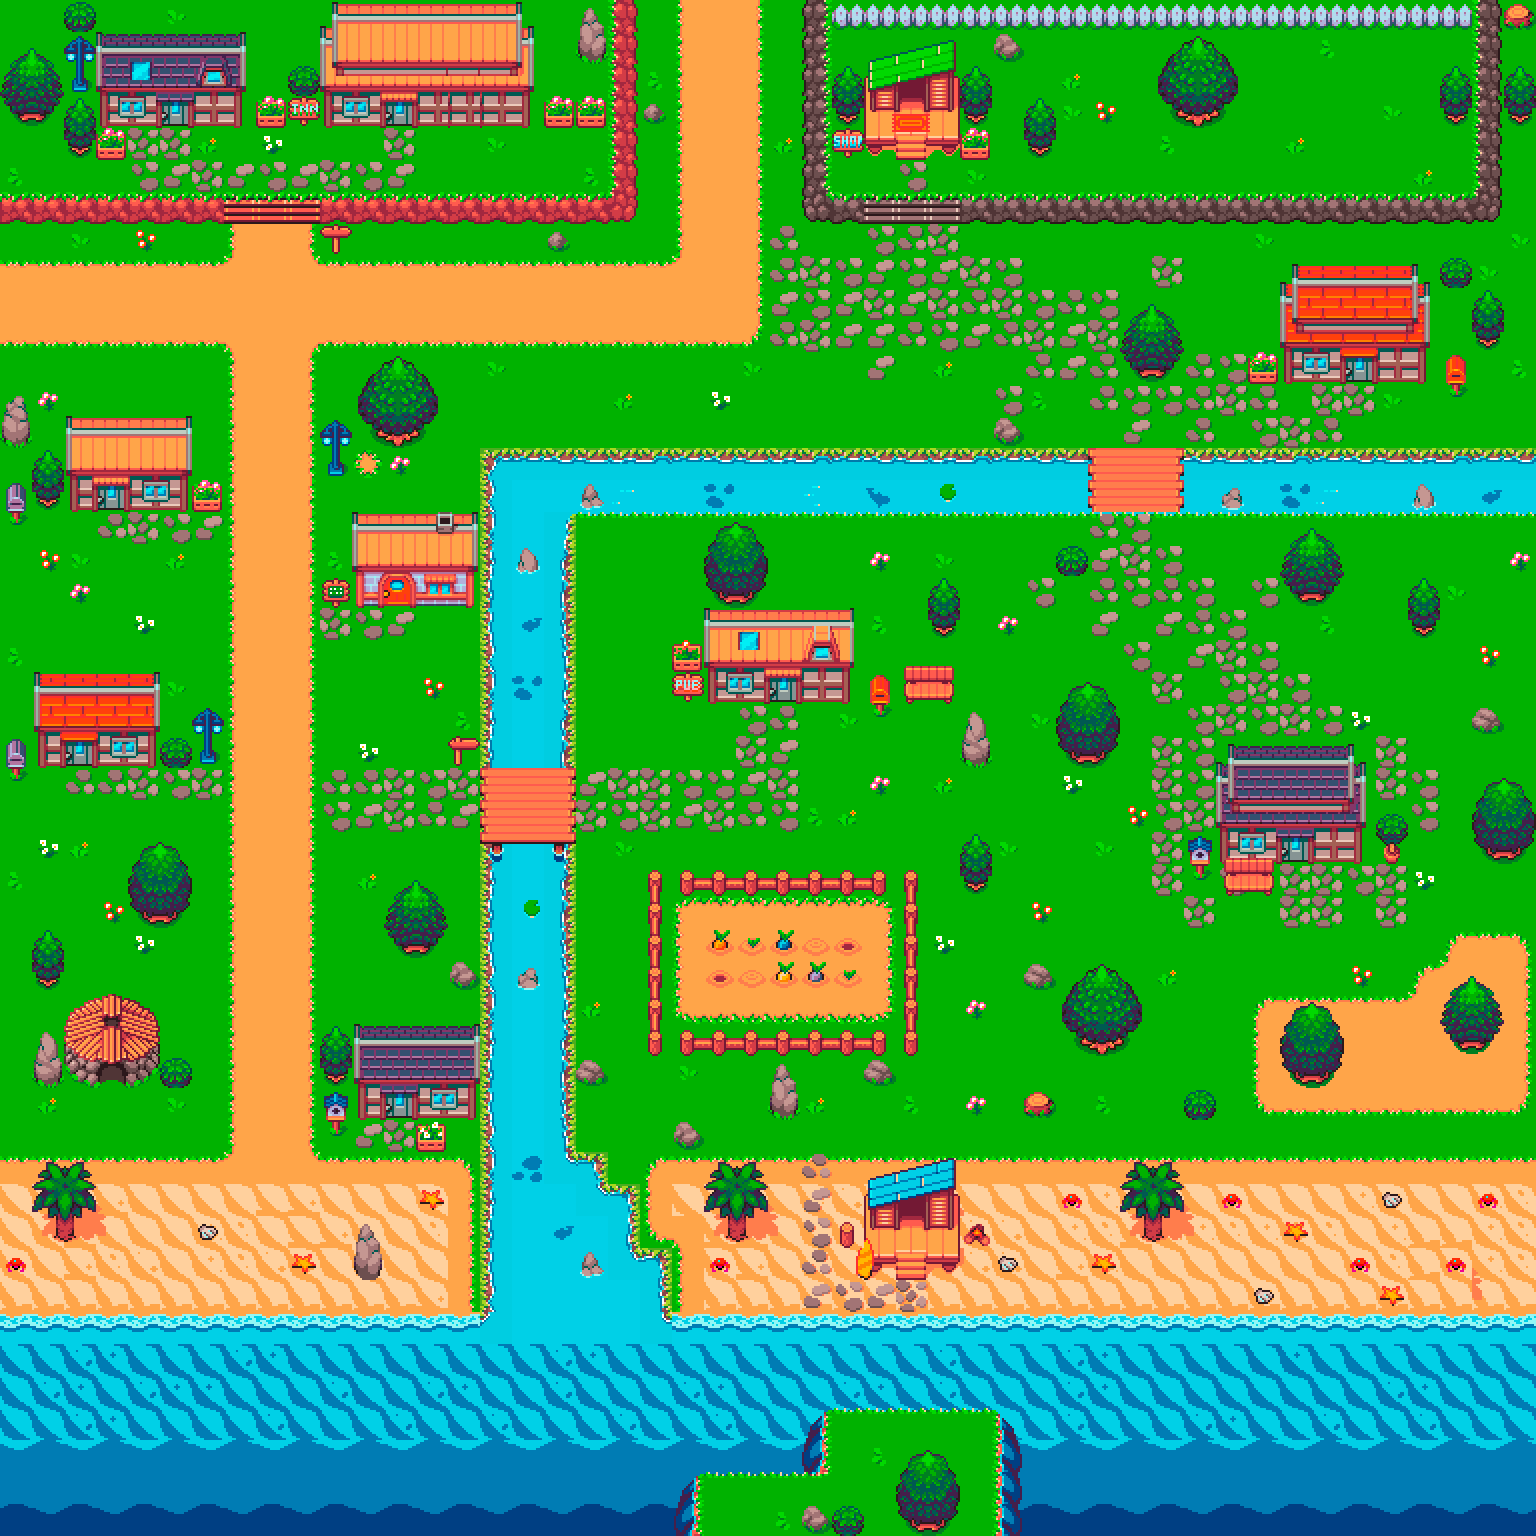

Below is a game level as drawn by its tile map, then a one-line description and the .tmx that defines it (tile-layer data replaced by summaries):
An orthogonal 48x48 tile map with 32x32 px tiles, 3 tile layers (Suelo, Edificios, Extra), 1 hidden layer not drawn, 3 tilesets.

<map version="1.4" tiledversion="1.4.3" orientation="orthogonal" renderorder="right-down" width="48" height="48" tilewidth="32" tileheight="32" infinite="0" nextlayerid="6" nextobjectid="1">
 <editorsettings>
  <chunksize width="32" height="32" />
 </editorsettings>
 <tileset firstgid="1" name="map_tileset" tilewidth="32" tileheight="32" tilecount="768" columns="48">
  <grid orientation="orthogonal" width="64" height="64" />
  <image source="map_tileset.png" width="1536" height="512" />
  <tile id="682">
   <animation>
    <frame tileid="682" duration="300" />
    <frame tileid="683" duration="300" />
   </animation>
  </tile>
  <tile id="683">
   <animation>
    <frame tileid="683" duration="300" />
    <frame tileid="682" duration="300" />
   </animation>
  </tile>
  <tile id="731">
   <animation>
    <frame tileid="731" duration="300" />
    <frame tileid="732" duration="300" />
   </animation>
  </tile>
  <tile id="732">
   <animation>
    <frame tileid="732" duration="300" />
    <frame tileid="731" duration="300" />
   </animation>
  </tile>
 </tileset>
 <tileset firstgid="769" name="hitboxes" tilewidth="32" tileheight="32" tilecount="20" columns="20">
  <image source="hitboxes.png" width="640" height="32" />
 </tileset>
 <tileset firstgid="789" name="water" tilewidth="32" tileheight="32" tilecount="125" columns="25">
  <image source="water.png" width="800" height="160" />
  <tile id="1">
   <animation>
    <frame tileid="1" duration="300" />
    <frame tileid="6" duration="300" />
    <frame tileid="11" duration="300" />
    <frame tileid="16" duration="300" />
    <frame tileid="21" duration="300" />
   </animation>
  </tile>
  <tile id="2">
   <animation>
    <frame tileid="2" duration="300" />
    <frame tileid="7" duration="300" />
    <frame tileid="12" duration="300" />
    <frame tileid="17" duration="300" />
    <frame tileid="22" duration="300" />
   </animation>
  </tile>
  <tile id="7">
   <animation>
    <frame tileid="7" duration="300" />
    <frame tileid="12" duration="300" />
    <frame tileid="17" duration="300" />
    <frame tileid="22" duration="300" />
    <frame tileid="2" duration="300" />
   </animation>
  </tile>
  <tile id="12">
   <animation>
    <frame tileid="12" duration="300" />
    <frame tileid="17" duration="300" />
    <frame tileid="22" duration="300" />
    <frame tileid="2" duration="300" />
    <frame tileid="7" duration="300" />
   </animation>
  </tile>
  <tile id="17">
   <animation>
    <frame tileid="17" duration="300" />
    <frame tileid="22" duration="300" />
    <frame tileid="2" duration="300" />
    <frame tileid="7" duration="300" />
    <frame tileid="12" duration="300" />
   </animation>
  </tile>
  <tile id="22">
   <animation>
    <frame tileid="22" duration="300" />
    <frame tileid="2" duration="300" />
    <frame tileid="7" duration="300" />
    <frame tileid="12" duration="300" />
    <frame tileid="17" duration="300" />
   </animation>
  </tile>
  <tile id="28">
   <animation>
    <frame tileid="28" duration="300" />
    <frame tileid="33" duration="300" />
    <frame tileid="38" duration="300" />
    <frame tileid="43" duration="300" />
    <frame tileid="48" duration="300" />
   </animation>
  </tile>
  <tile id="33">
   <animation>
    <frame tileid="33" duration="300" />
    <frame tileid="38" duration="300" />
    <frame tileid="43" duration="300" />
    <frame tileid="48" duration="300" />
    <frame tileid="28" duration="300" />
   </animation>
  </tile>
  <tile id="34">
   <animation>
    <frame tileid="34" duration="300" />
    <frame tileid="39" duration="300" />
    <frame tileid="44" duration="300" />
    <frame tileid="49" duration="300" />
    <frame tileid="29" duration="300" />
   </animation>
  </tile>
  <tile id="36">
   <animation>
    <frame tileid="36" duration="300" />
    <frame tileid="41" duration="300" />
    <frame tileid="46" duration="300" />
    <frame tileid="26" duration="300" />
    <frame tileid="31" duration="300" />
   </animation>
  </tile>
  <tile id="38">
   <animation>
    <frame tileid="38" duration="300" />
    <frame tileid="43" duration="300" />
    <frame tileid="48" duration="300" />
    <frame tileid="28" duration="300" />
    <frame tileid="33" duration="300" />
   </animation>
  </tile>
  <tile id="39">
   <animation>
    <frame tileid="39" duration="300" />
    <frame tileid="44" duration="300" />
    <frame tileid="49" duration="300" />
    <frame tileid="29" duration="300" />
    <frame tileid="34" duration="300" />
   </animation>
  </tile>
  <tile id="43">
   <animation>
    <frame tileid="43" duration="300" />
    <frame tileid="48" duration="300" />
    <frame tileid="28" duration="300" />
    <frame tileid="33" duration="300" />
    <frame tileid="38" duration="300" />
   </animation>
  </tile>
  <tile id="44">
   <animation>
    <frame tileid="44" duration="300" />
    <frame tileid="49" duration="300" />
    <frame tileid="29" duration="300" />
    <frame tileid="34" duration="300" />
    <frame tileid="39" duration="300" />
   </animation>
  </tile>
  <tile id="48">
   <animation>
    <frame tileid="48" duration="300" />
    <frame tileid="28" duration="300" />
    <frame tileid="33" duration="300" />
    <frame tileid="38" duration="300" />
    <frame tileid="43" duration="300" />
   </animation>
  </tile>
  <tile id="49">
   <animation>
    <frame tileid="49" duration="300" />
    <frame tileid="29" duration="300" />
    <frame tileid="34" duration="300" />
    <frame tileid="39" duration="300" />
    <frame tileid="44" duration="300" />
   </animation>
  </tile>
  <tile id="50">
   <animation>
    <frame tileid="50" duration="300" />
    <frame tileid="55" duration="300" />
    <frame tileid="60" duration="300" />
    <frame tileid="65" duration="300" />
    <frame tileid="70" duration="300" />
   </animation>
  </tile>
  <tile id="54">
   <animation>
    <frame tileid="54" duration="300" />
    <frame tileid="59" duration="300" />
    <frame tileid="64" duration="300" />
    <frame tileid="69" duration="300" />
    <frame tileid="74" duration="300" />
   </animation>
  </tile>
  <tile id="55">
   <animation>
    <frame tileid="55" duration="300" />
    <frame tileid="60" duration="300" />
    <frame tileid="65" duration="300" />
    <frame tileid="70" duration="300" />
    <frame tileid="50" duration="300" />
   </animation>
  </tile>
  <tile id="59">
   <animation>
    <frame tileid="59" duration="300" />
    <frame tileid="64" duration="300" />
    <frame tileid="69" duration="300" />
    <frame tileid="74" duration="300" />
    <frame tileid="54" duration="300" />
   </animation>
  </tile>
  <tile id="60">
   <animation>
    <frame tileid="60" duration="300" />
    <frame tileid="65" duration="300" />
    <frame tileid="70" duration="300" />
    <frame tileid="50" duration="300" />
    <frame tileid="55" duration="300" />
   </animation>
  </tile>
  <tile id="64">
   <animation>
    <frame tileid="64" duration="300" />
    <frame tileid="69" duration="300" />
    <frame tileid="74" duration="300" />
    <frame tileid="54" duration="300" />
    <frame tileid="59" duration="300" />
   </animation>
  </tile>
  <tile id="65">
   <animation>
    <frame tileid="65" duration="300" />
    <frame tileid="70" duration="300" />
    <frame tileid="50" duration="300" />
    <frame tileid="55" duration="300" />
    <frame tileid="60" duration="300" />
   </animation>
  </tile>
  <tile id="69">
   <animation>
    <frame tileid="69" duration="300" />
    <frame tileid="74" duration="300" />
    <frame tileid="54" duration="300" />
    <frame tileid="59" duration="300" />
    <frame tileid="64" duration="300" />
   </animation>
  </tile>
  <tile id="70">
   <animation>
    <frame tileid="70" duration="300" />
    <frame tileid="50" duration="300" />
    <frame tileid="55" duration="300" />
    <frame tileid="60" duration="300" />
    <frame tileid="65" duration="300" />
   </animation>
  </tile>
  <tile id="74">
   <animation>
    <frame tileid="74" duration="300" />
    <frame tileid="54" duration="300" />
    <frame tileid="59" duration="300" />
    <frame tileid="64" duration="300" />
    <frame tileid="69" duration="300" />
   </animation>
  </tile>
  <tile id="78">
   <animation>
    <frame tileid="78" duration="300" />
    <frame tileid="83" duration="300" />
    <frame tileid="88" duration="300" />
    <frame tileid="93" duration="300" />
    <frame tileid="98" duration="300" />
   </animation>
  </tile>
 </tileset>
 <layer id="1" name="Suelo" width="48" height="48">
  <properties>
   <property name="draw" type="bool" value="true" />
  </properties>
  <data>[2304 cells, 2304 non-empty, 60 distinct tile ids]</data>
 </layer>
 <layer id="2" name="Edificios" width="48" height="48">
  <properties>
   <property name="draw" type="bool" value="true" />
  </properties>
  <data>[2304 cells, 969 non-empty, 336 distinct tile ids]</data>
 </layer>
 <layer id="5" name="Extra" width="48" height="48">
  <data>[2304 cells, 23 non-empty, 20 distinct tile ids]</data>
 </layer>
 <layer id="3" name="Hitboxes" width="48" height="48" visible="0">
  <properties>
   <property name="draw" type="bool" value="false" />
  </properties>
  <data>[2304 cells, 2304 non-empty, 15 distinct tile ids]</data>
 </layer>
</map>
